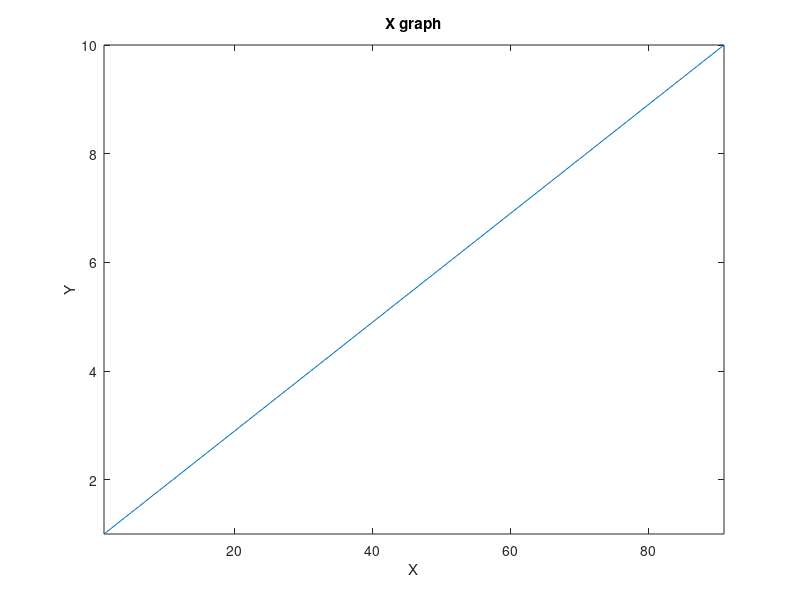

The MATLAB source for this figure: (Note: this script raises an error after producing the figure.)
%% Lab 1
% By Edward Fine

%% Part 1/2- Use of functions
% Use the function help or the on-line help in combination with MATLAB/Octave to familiarize yourself
% with the following MATLAB/Octave functions: clear, clc, who, demo, ones, zeros, eye, diag, input,
% pause, disp, fprintf, load, save, format, plot, xlabel, ylabel, title, length, size, mean, median,
% std, max, min, sum, abs, sqrt, exp, cos, sin, roots, sort, hist, any, find, all, diff.
%
% Write a MATLAB script that makes use of all the functions listed above (note: the script does not need
% to do anything useful).
clc
clear x
demo 'matlab'
format short 
x=1:.1:10;
length(x)
size(x)
z = input('Enter the value of Z to get multiplied by 10: ');
z= z*10;
disp('z now equals')
z

mean = mean(x)
median = median(x)
abs = abs(z)
sum = sum(x,z)
cos = cos(z)
sin = sin(z)
sqrt = sqrt(z)
exp = (z)
roots= roots(z)
std = std(z)
max = max(x)
min = min(x)
sort = sort(x)
any = any(x,1)
find = find(x<5)
all = all(x)
diff = diff(x)


figure('Color', [1 1 1]);
h = plot(x);
xlabel('X');
ylabel('Y');
title('X graph');
axis tight;
pause(.5);
save lab1plot.tif h;

figure('Color', [1 1 1]);
histogram(x);
axis tight;
who
a1 = zeros(4,4)
a2 = ones(4, 4)
a3 = diag(1:4)
e = eye(5,5)

fid = fopen('lab1.txt','w');
fprintf(fid,'%6.2f  %12.8f\n',x);
fclose(fid);

x2 =load('handel.mat', 'y');

%% Part 3- Matrixes
%
% Write the MATLAB code to construct the following matrices using the functions diag, ones, zeros, eye,
% the colon operator ":", and the transpose operator.
% Note: Matrix A must be generated using only three lines of code and only using the function diag, the
% colon operator, and the transpose operator. Matrix M must be generated using only one line of code and
% using only the functions eye, zeros, and ones

 A = diag(1:10); A(:,1) = 1:10; A(1,:) = 1:10
 M = [2*eye(2), zeros(2,3);3*ones(2,3),4*ones(2,2)]

 %% Part 4 - Factorials
 % Compute a list of the first 10 factorials (1!, 2!, . . . , 10!) using the function cumprod. The output should
% look like the following and be computed using a single line of MATLAB code.
 x = [[1:10]', cumprod([1:10])']